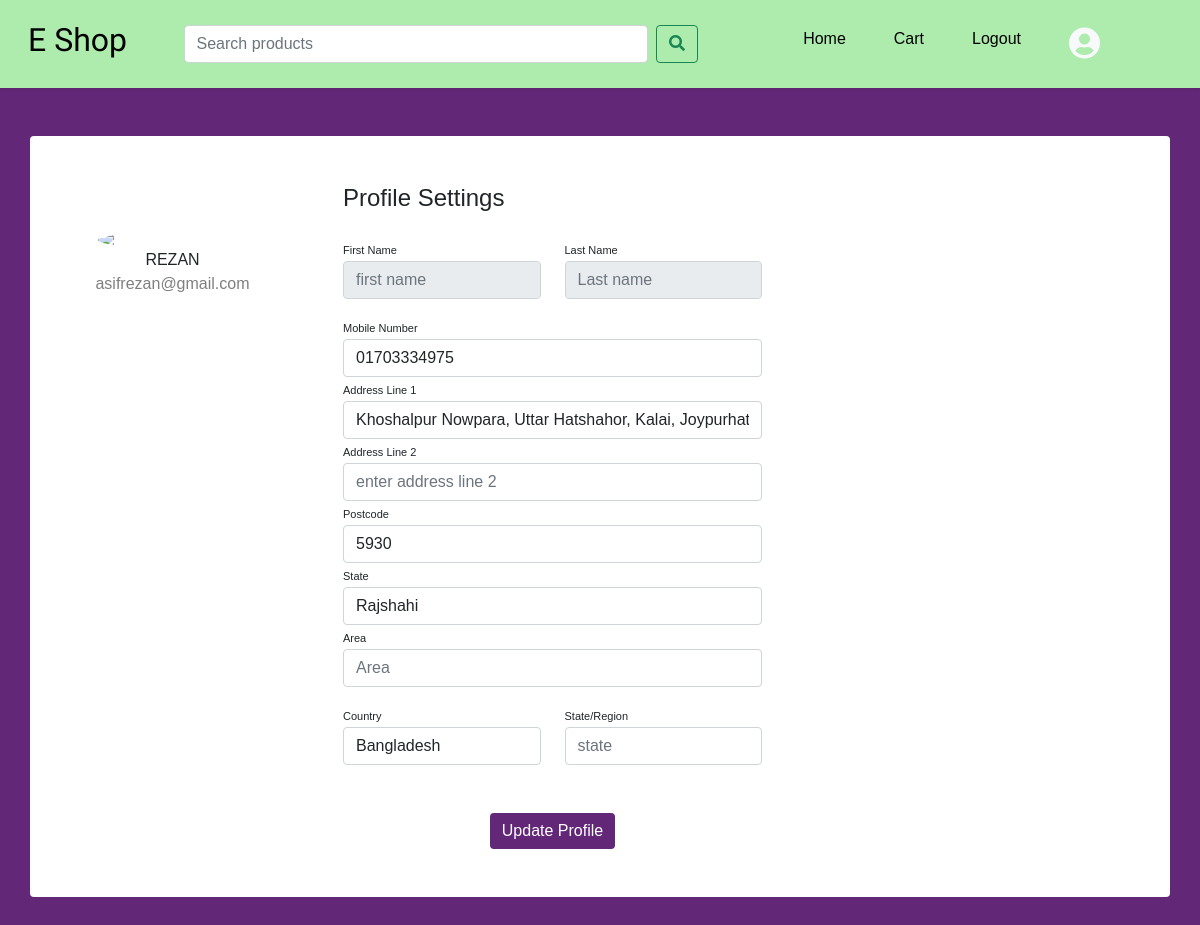
The app's page /profile/ (signed in), older data.
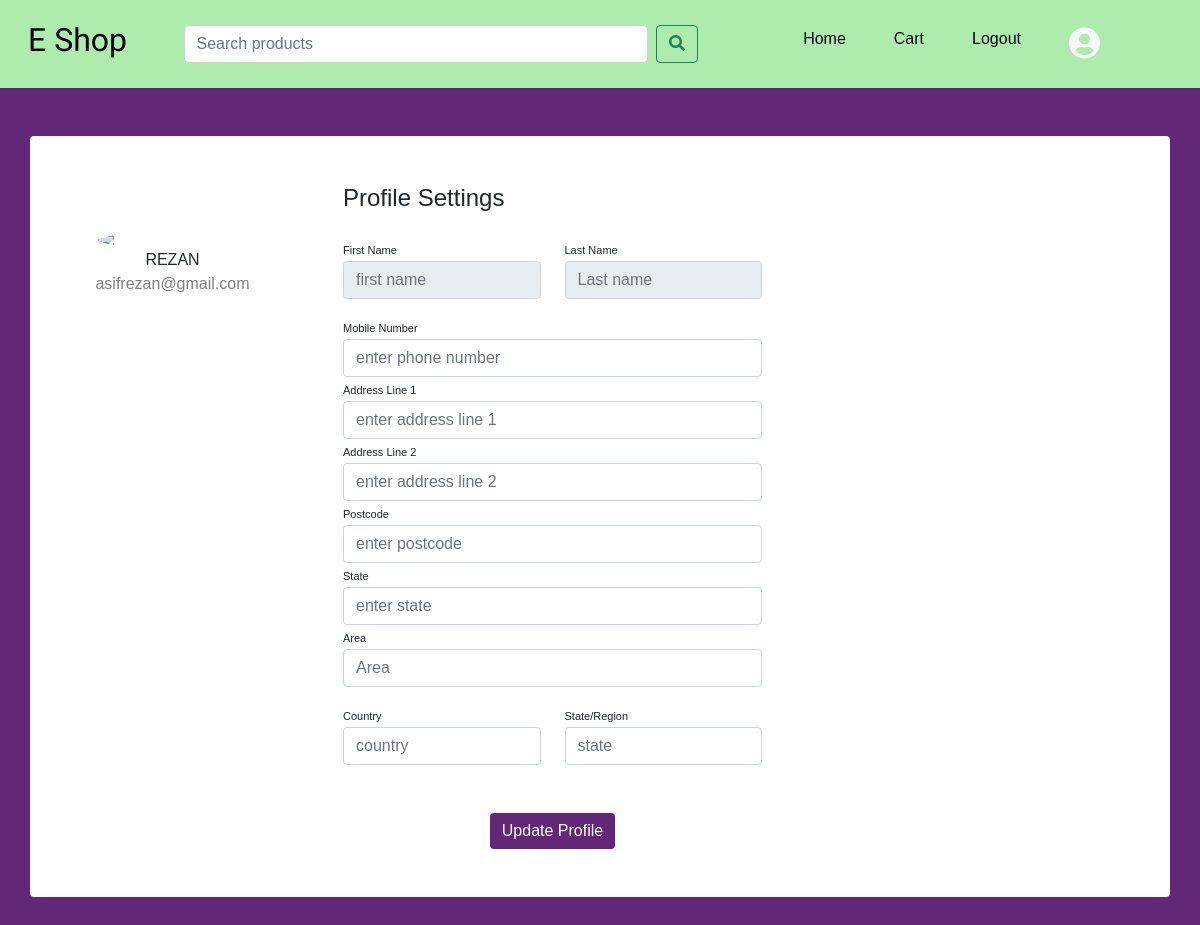
The same page, newer data.
### products/models.py (models this page shows)
class userDetails(models.Model):
  user=models.OneToOneField(User, on_delete=CASCADE,primary_key=True)
  phn=models.CharField(max_length=50,null=True)
  address1=models.CharField(max_length=200, null=True)
  address2=models.CharField(max_length=200,null=True)
  postcode=models.CharField(max_length=50, null=True)
  state=models.CharField(max_length=100, null=True)
  area=models.CharField(max_length=100,null=True)
  country=models.CharField(max_length=100,null=True)
  region=models.CharField(max_length=50, null=True)

### products/views.py (the view)
# urls.py: path('profile/',views.profilePage,name='profile-api'),
@login_required(login_url='login')
def profilePage(request):
  id=request.user.id
  user=User.objects.get(id=id)
  try:
    details=userDetails.objects.get(user=request.user)
  except userDetails.DoesNotExist:
    details=None
  context={'user':user, 'details':details}
  return render(request, 'products/profile.html',context)

### products/templates/products/profile.html (shortened to what this page needs)
{% include 'navbar.html' %}
{% load static %}
<link rel="stylesheet" href="{% static 'products/styles/profile.css' %}">
<div class="container rounded bg-white mt-5 mb-5">
    <div class="row">
        <div class="col-md-3 border-right">
            <div class="d-flex flex-column align-items-center text-center p-3 py-5"><img class="rounded-circle mt-5" width="150px" src="https://st3.depositphotos.com/15648834/17930/v/600/depositphotos_179308454-stock-illustration-unknown-person-silhouette-glasses-profile.jpg"><span class="font-weight-bold">{{request.user}}</span><span class="text-black-50">{{request.user.email}}</span></div>
        </div>
        <div class="col-md-5 border-right">
            <div class="p-3 py-5">
                <div class="d-flex justify-content-between align-items-center mb-3">
                    <h4 class="text-right">Profile Settings</h4>
                </div>
                <div class="row mt-2">
                    <div class="col-md-6"><label class="labels">First Name</label><input type="text" class="form-control" placeholder="first name" value="{{user.first_name}}" readonly></div>
                    <div class="col-md-6"><label class="labels">Last Name</label><input type="text" class="form-control" value="{{user.last_name}}" placeholder="Last name" readonly></div>
                </div>
                <div class="row mt-3">
                    <form action="{% url 'update-profile' %}" method="POST">
                    <div class="col-md-12"><label class="labels">Mobile Number</label><input type="text" name="phn" class="form-control" placeholder="enter phone number" value="{{details.phn}}" ></div>
                    <div class="col-md-12"><label class="labels">Address Line 1</label><input type="text" name="address1" class="form-control" placeholder="enter address line 1" value="{{details.address1}}" ></div>
                    <div class="col-md-12"><label class="labels">Address Line 2</label><input type="text" name="address2" class="form-control" placeholder="enter address line 2" value="{{details.address2}}"></div>
                    <div class="col-md-12"><label class="labels">Postcode</label><input type="text" name="postcode" class="form-control" placeholder="enter postcode" value="{{details.postcode}}"></div>
                    <div class="col-md-12"><label class="labels">State</label><input type="text" name="state" class="form-control" placeholder="enter state" value="{{details.state}}"></div>
                    <div class="col-md-12"><label class="labels">Area</label><input type="text" name="area" class="form-control" placeholder="Area" value="{{details.area}}" ></div>
                </div>
                <div class="row mt-3">
                    <div class="col-md-6"><label class="labels">Country</label><input type="text" name="country" class="form-control" placeholder="country" value="{{details.country}}" ></div>
                    <div class="col-md-6"><label class="labels">State/Region</label><input type="text" name="region" class="form-control" placeholder="state" value="{{details.region}}"></div>
                </div>
                <div class="mt-5 text-center"><button class="btn btn-primary profile-button" type="submit">Update Profile</button></div>
            </div>
        </div>
        <div class="col-md-4">
            <div class="p-3 py-5">
            </div>
        </div>
    </div>
</div>

Row changes from the older to the newer data that the page shows:
removed userDetails: phn "01703334975", address1 "Khoshalpur Nowpara, Uttar Hatshahor, Kalai, Joypurhat", postcode "5930", state "Rajshahi", country "Bangladesh"
